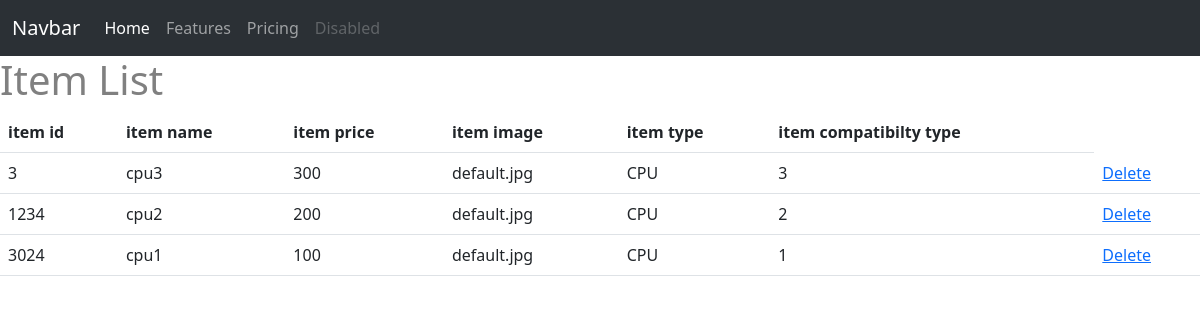
The page /displayItem on the database as committed earlier.
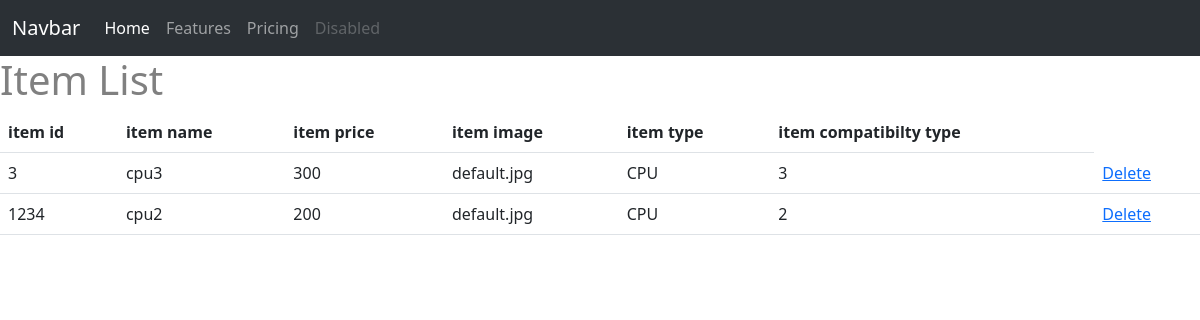
The same page on the database as committed later.
### ltt/models.py (models this page shows, shortened)
class Item(db.Model):
    __tablename__ = 'item'
    id = db.Column(db.Integer,primary_key = True)
    item_name = db.Column(db.String(20))
    item_price = db.Column(db.Integer)
    item_image = db.Column(db.String(20), default = "default.jpg")
    item_type = db.Column(db.String(20))
    item_c = db.Column(db.Integer)
    comments = db.relationship("Comment",backref ="item")

### ltt/view.py (the view)
@view.route('/displayItem')   #page for staff to view item
def displayItem():
    items = Item.query.all()
    return render_template('displayItem.html', items = items)

### ltt/templates/displayItem.html (shortened to what this page needs)
{% extends "base.html" %}
{% block contend %}
<h1>Item List</h1>
<table class = "table table-hover">
    <thead>
        <tr>
            <th scope="col"> item id</th>
            <th scope="col">item name </th>
            <th scope="col"> item price</th>
            <th scope="col">item image </th>
            <th scope="col">item type </th>
            <th scope="col">item compatibilty type </th>
        </tr>
    </thead>
    <tbody>
        {% for item in items %}
        <tr>
            <td>{{item.id}}</td>
            <td>{{item.item_name}}</td>
            <td>{{item.item_price}}</td>
            <td>{{item.item_image}}</td>
            <td>{{item.item_type}}</td>
            <td>{{item.item_c}}</td>
            <td>
                <a href="/delete/{{item.id}}">Delete</a>
            </td>
        </tr>
        {% endfor %}
    </tbody>
</table>
{% endblock %}

### ltt/templates/base.html (shortened to what this page needs)
<!DOCTYPE html>
<html>
    <head>
        <link href="https://cdn.jsdelivr.net/npm/bootstrap@5.3.0-alpha3/dist/css/bootstrap.min.css" rel="stylesheet">
        <link rel="stylesheet" type="text/css" href="{{ url_for('static', filename='main.css') }}">
    </head>
    <body>
        <nav class="navbar navbar-expand-lg bg-body-tertiary bg-dark"  data-bs-theme="dark">
            <div class="container-fluid">
              <a class="navbar-brand" href="#">Navbar</a>
              <div class="collapse navbar-collapse" id="navbarNavAltMarkup">
                <div class="navbar-nav">
                  <a class="nav-link active" aria-current="page" href="#">Home</a>
                  <a class="nav-link" href="#">Features</a>
                  <a class="nav-link" href="#">Pricing</a>
                  <a class="nav-link disabled">Disabled</a>
                </div>
              </div>
            </div>
        </nav>
        {% block contend %}
        {%endblock%}
    </body>
</html>

### ltt/static/main.css (style rules this page uses)
* { box-sizing: border-box; }
body { color: grey; }

Rows that differ between the two databases and show on the page:
removed Item: id "3024", item_name "cpu1", item_price "100", item_image "default.jpg", item_type "CPU", item_c "1"
